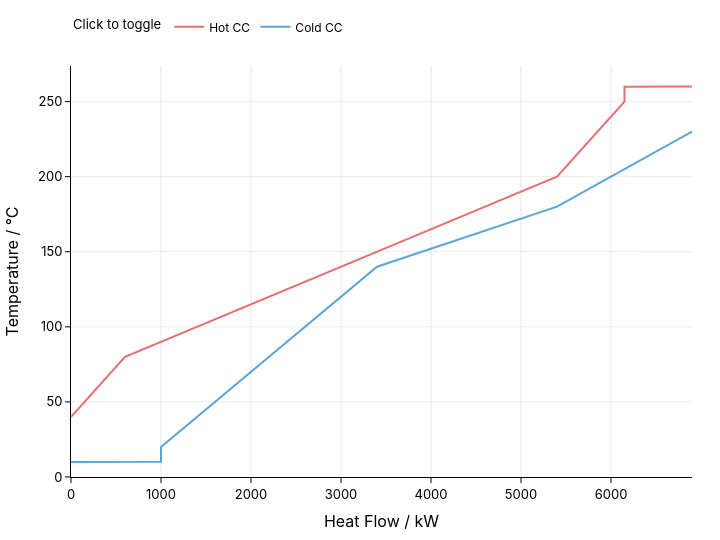

The code cell stored with this chart in its notebook:
### Code cell
bcc = problem.plot.balanced_composite_curve(show=True)

### Figure 1 — Plotly figure (JSON) as saved in the notebook; plotly's stock layout.template omitted (floating-point values rounded to 4 significant figures)
{"data": [{"hovertemplate": "Hot CC<br>Heat Flow / kW: %{x}<br>Temperature / °C: %{y}<extra></extra>", "legendgroup": "Hot CC", "line": {"color": "#e66e6e", "width": 2}, "mode": "lines", "name": "Hot CC", "showlegend": true, "type": "scatter", "x": [6900, 6150, 6150, 5400, 5267.0, 4600, 600, 0], "y": [260, 259.9, 250, 200, 196.7, 180, 80, 40]}, {"hovertemplate": "Cold CC<br>Heat Flow / kW: %{x}<br>Temperature / °C: %{y}<extra></extra>", "legendgroup": "Cold CC", "line": {"color": "#5ca5d9", "width": 2}, "mode": "lines", "name": "Cold CC", "showlegend": true, "type": "scatter", "x": [6900, 6000, 5900, 5400, 3400, 1000, 1000, 0], "y": [230, 200, 196.7, 180, 140, 20, 10.1, 10]}], "layout": {"autosize": false, "font": {"color": "#000000", "family": "IBM Plex Sans, Inter, system-ui, sans-serif", "size": 13}, "height": 540, "hoverlabel": {"bgcolor": "#ffffff", "font": {"color": "#000000"}}, "hovermode": "closest", "legend": {"font": {"color": "#000000", "size": 12}, "orientation": "h", "title": {"font": {"color": "#000000", "size": 13}, "text": "Click to toggle"}, "y": 1.06, "yanchor": "bottom"}, "margin": {"b": 48, "l": 50, "r": 28, "t": 64}, "paper_bgcolor": "#ffffff", "plot_bgcolor": "#ffffff", "width": 720, "xaxis": {"gridcolor": "rgba(148, 163, 184, 0.25)", "linecolor": "#000000", "rangemode": "tozero", "showgrid": true, "showline": true, "tickcolor": "#000000", "tickfont": {"color": "#000000"}, "ticks": "outside", "title": {"font": {"color": "#000000"}, "text": "Heat Flow / kW"}, "zeroline": true, "zerolinecolor": "rgba(15, 23, 42, 0.8)", "zerolinewidth": 1.25}, "yaxis": {"gridcolor": "rgba(148, 163, 184, 0.2)", "linecolor": "#000000", "rangemode": "tozero", "showgrid": true, "showline": true, "tickcolor": "#000000", "tickfont": {"color": "#000000"}, "ticks": "outside", "title": {"font": {"color": "#000000"}, "text": "Temperature / °C"}, "zeroline": true, "zerolinecolor": "rgba(15, 23, 42, 0.8)", "zerolinewidth": 1.25}}}
